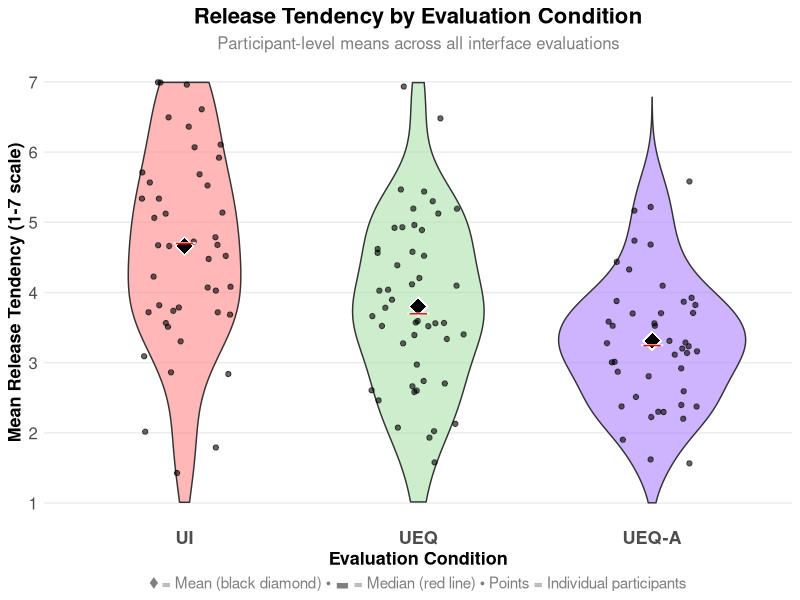
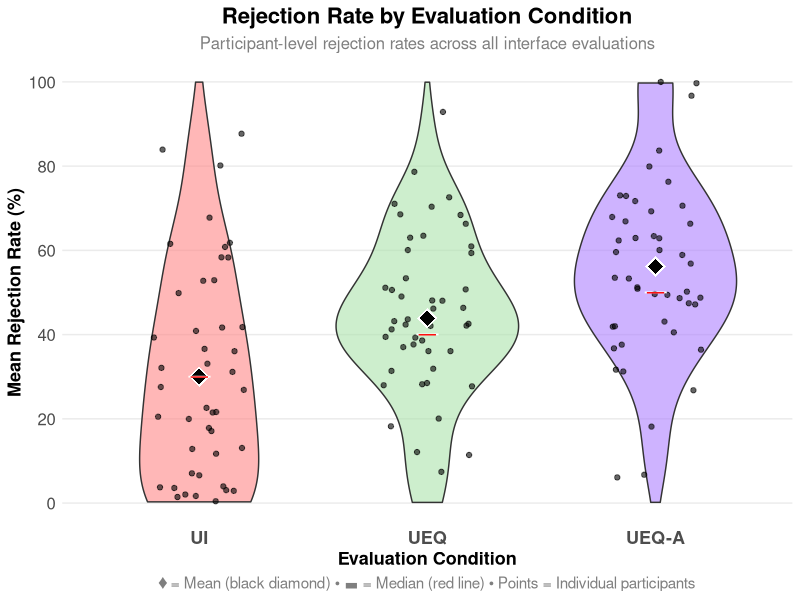

Here is the R script that generated these plots, in order:
# Enhanced Participant-Level Analysis Plots with UI/UEQ/UEQ-A naming
# Improved readability for means/medians and added jitter points

library(dplyr)
library(ggplot2)
library(scales)

cat("=== CREATING ENHANCED PARTICIPANT-LEVEL PLOTS ===\n")

# Load and prepare interface data, then create participant aggregations
interface_data <- read.csv("results/three_condition_interface_data.csv")

# Update condition names
interface_data$condition_new <- case_when(
  interface_data$condition == "RAW" ~ "UI",
  interface_data$condition == "UEQ" ~ "UEQ", 
  interface_data$condition == "UEQ+Autonomy" ~ "UEQ-A",
  TRUE ~ interface_data$condition
)

# Create participant-level aggregations
participant_data <- interface_data %>%
  group_by(PROLIFIC_PID, condition_new) %>%
  summarise(
    mean_tendency = mean(tendency, na.rm = TRUE),
    mean_rejection_rate = mean(1 - release_binary, na.rm = TRUE),
    n_evaluations = n(),
    .groups = "drop"
  ) %>%
  filter(!is.na(mean_tendency)) # Remove participants with missing data

# Set factor levels
participant_data$condition_new <- factor(participant_data$condition_new, levels = c("UI", "UEQ", "UEQ-A"))

# Define consistent color scheme
condition_colors <- c("UI" = "#FF8888", "UEQ" = "#ABE2AB", "UEQ-A" = "#AE80FF")

cat("Participant data loaded:", nrow(participant_data), "participants\n")
print(table(participant_data$condition_new))

# Enhanced Tendency Plot
cat("Creating enhanced participant tendency plot...\n")

p_tendency <- ggplot(participant_data, aes(x = condition_new, y = mean_tendency, fill = condition_new)) +
  geom_violin(alpha = 0.6, trim = FALSE, width = 0.8) +
  geom_jitter(width = 0.2, alpha = 0.6, size = 1.5, color = "black") +
  # Larger, more visible mean
  stat_summary(fun = mean, geom = "point", shape = 18, size = 6, color = "white", stroke = 1.5) +
  stat_summary(fun = mean, geom = "point", shape = 18, size = 5, color = "black") +
  # Larger, more visible median  
  stat_summary(fun = median, geom = "point", shape = 95, size = 8, color = "white", stroke = 2) +
  stat_summary(fun = median, geom = "point", shape = 95, size = 7, color = "red") +
  scale_fill_manual(values = condition_colors, name = "Condition") +
  labs(
    title = "Release Tendency by Evaluation Condition",
    subtitle = "Participant-level means across all interface evaluations",
    x = "Evaluation Condition",
    y = "Mean Release Tendency (1-7 scale)",
    caption = "♦ = Mean (black diamond) • ▬ = Median (red line) • Points = Individual participants"
  ) +
  theme_minimal() +
  theme(
    plot.title = element_text(size = 16, face = "bold", hjust = 0.5),
    plot.subtitle = element_text(size = 12, hjust = 0.5, color = "gray50"),
    plot.caption = element_text(size = 11, hjust = 0.5, color = "gray50"),
    axis.title = element_text(size = 13, face = "bold"),
    axis.text = element_text(size = 12),
    axis.text.x = element_text(size = 13, face = "bold"),
    legend.position = "none",
    panel.grid.minor.y = element_blank(),
    panel.grid.major.x = element_blank()
  ) +
  scale_y_continuous(limits = c(1, 7), breaks = 1:7)

# Enhanced Rejection Plot  
cat("Creating enhanced participant rejection plot...\n")

p_rejection <- ggplot(participant_data, aes(x = condition_new, y = mean_rejection_rate * 100, fill = condition_new)) +
  geom_violin(alpha = 0.6, trim = FALSE, width = 0.8) +
  geom_jitter(width = 0.2, alpha = 0.6, size = 1.5, color = "black") +
  # Larger, more visible mean
  stat_summary(fun = mean, geom = "point", shape = 18, size = 6, color = "white", stroke = 1.5) +
  stat_summary(fun = mean, geom = "point", shape = 18, size = 5, color = "black") +
  # Larger, more visible median
  stat_summary(fun = median, geom = "point", shape = 95, size = 8, color = "white", stroke = 2) +
  stat_summary(fun = median, geom = "point", shape = 95, size = 7, color = "red") +
  scale_fill_manual(values = condition_colors, name = "Condition") +
  labs(
    title = "Rejection Rate by Evaluation Condition", 
    subtitle = "Participant-level rejection rates across all interface evaluations",
    x = "Evaluation Condition",
    y = "Mean Rejection Rate (%)",
    caption = "♦ = Mean (black diamond) • ▬ = Median (red line) • Points = Individual participants"
  ) +
  theme_minimal() +
  theme(
    plot.title = element_text(size = 16, face = "bold", hjust = 0.5),
    plot.subtitle = element_text(size = 12, hjust = 0.5, color = "gray50"), 
    plot.caption = element_text(size = 11, hjust = 0.5, color = "gray50"),
    axis.title = element_text(size = 13, face = "bold"),
    axis.text = element_text(size = 12),
    axis.text.x = element_text(size = 13, face = "bold"),
    legend.position = "none",
    panel.grid.minor.y = element_blank(),
    panel.grid.major.x = element_blank()
  ) +
  scale_y_continuous(limits = c(0, 100), breaks = seq(0, 100, 20))

# Save enhanced plots
if(!dir.exists("plots")) dir.create("plots")

ggsave("plots/participant_tendency_publication_ready.png", p_tendency, 
       width = 10, height = 8, dpi = 300)

ggsave("plots/participant_rejection_publication_ready.png", p_rejection, 
       width = 10, height = 8, dpi = 300)

cat("✓ Enhanced participant plots saved with larger, more readable mean/median indicators\n")
cat("✓ Plot saved: plots/participant_tendency_publication_ready.png\n")
cat("✓ Plot saved: plots/participant_rejection_publication_ready.png\n")
